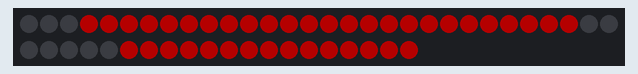
This sketch was run on a simulated Arduino Uno, built with avr-gcc and run on an emulated ATmega328P. Shown: 50 RGB LEDs in strip order, left to right, continuing on the next row. Dim RGB values are drawn brighter than linear; the strip is taken to match the declared colour order; what the sketch prints to the serial monitor is not drawn.

Above: at 2.02 s.
At 5.54 s:
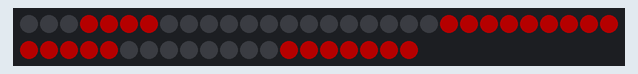
At 8.7 s:
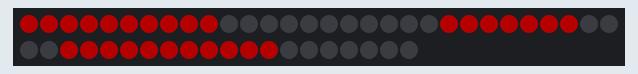
At 12.89 s:
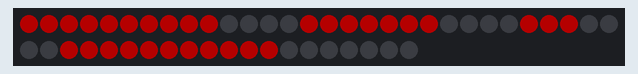
At 19.14 s:
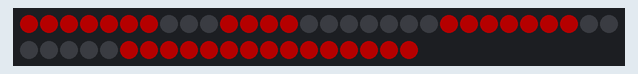
At 23.95 s:
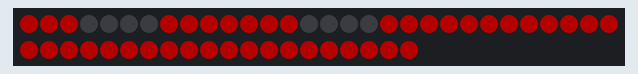

The sketch:

ws2811_7_segment_.ino
```cpp
#include <Adafruit_NeoPixel.h>

#define PIN 8

// Parameter 1 = number of pixels in strip
// Parameter 2 = Arduino pin number (most are valid)
// Parameter 3 = pixel type flags, add together as needed:
//   NEO_KHZ800  800 KHz bitstream (most NeoPixel products w/WS2812 LEDs)
//   NEO_KHZ400  400 KHz (classic 'v1' (not v2) FLORA pixels, WS2811 drivers)
//   NEO_GRB     Pixels are wired for GRB bitstream (most NeoPixel products)
//   NEO_RGB     Pixels are wired for RGB bitstream (v1 FLORA pixels, not v2)
Adafruit_NeoPixel strip = Adafruit_NeoPixel(50, PIN, NEO_RGB + NEO_KHZ800);

/* set up bitmaps for each digit
0  1111111111111111111111000 0x3fffff8
1  1111000000000000001111000 0x1e00078
2  0000111111100001111111111 0x1fc3ff
3  1111111000000001111111111 0x1fc03ff
4  1111000000011110001111111 0x1e03c7f
5  1111111000011111110000111 0x1fc3f87
6  1111111111111110000000111 0x1fffc07
7  1111000000000001111111000 0x1e003f8
8  1111111111111111111111111 0x1ffffff
9  1111000000011111111111111 0x1e03fff

A  1111000111111111111111111 0x1e3ffff
b  1111111111111110000000111 0x1fffc07
C  0000111111111111110000000 0x01fff80
d  1111111111100000001111111 0x1ffc07f
E  0000111111111111110000111 0x01fff87
F  0000000111111111110000111 0x003ff87

*/


unsigned long digits[] = {0x3fffff8,
                          0x1e00078,
                          0x1fc3ff,
                          0x1fc03ff,
                          0x1e03c7f,
                          0x1fc3f87,
                          0x1fffc07,
                          0x1e003f8,
                          0x1ffffff,
                          0x1e03fff,
                          0x1e3ffff,
                          0x1fffc07,
                          0x01fff80,
                          0x1ffc07f,
                          0x01fff87,
                          0x003ff87 };

byte* numbers[10];

byte number0[] = {3, 4, 5, 6, 7, 8, 9, 10, 11, 12, 13, 14, 15, 16, 17, 18, 19, 20, 21, 22, 23, 24};
byte number1[] = {3,4,5,6,21,22,23,24};
byte number2[] = {9,8,7,6,5,4,3,2,1,0,14,15,16,17,18,19,20};


void setup() {
   strip.begin();
   strip.show(); // Initialize all pixels to 'off'
   strip.setBrightness(64);

   for (int i=0; i<strip.numPixels(); i++){
     strip.setPixelColor(i, 0);
   }

   numbers[0] = number0;
   numbers[1] = number1;
   numbers[2] = number2;


   Serial.begin(9600);

}


void loop() {


  while(true){

     int countWait = 50;
     count(strip.Color(255,0,0), countWait);
     delay(2000);
     clearNumber();
     count(strip.Color(0,255,0), countWait);
     delay(2000);
     clearNumber();
     count(strip.Color(0,0,255), countWait);
     delay(2000);


  }
}

void clearNumber(){
   for (int i=0; i<strip.numPixels(); i++){
      strip.setPixelColor(i, 0);
   }
}


void count(uint32_t color, int waitTime){

  for (int i=0; i<16; i++){
     displayNumber(i, color, 0);

     for (int j=0; j<16; j++){
        displayNumber(j, color, 1);
        delay(waitTime);
     }


     delay(waitTime);
  }

}


void displayNumber(int num, uint32_t color, int place){


  Serial.print("bitwise: ");
  Serial.print(color);

  for (int i=0; i<25; i++){

    unsigned long mask = 1L << i;

    Serial.print(i);
    Serial.print(":");
    if (digits[num] & mask){
      Serial.println("on");
      strip.setPixelColor(i+(25*place), color);
    }
    else{
      Serial.println("off");
      strip.setPixelColor(i+(25*place), 0);
    }

    strip.show();

    Serial.println();

  }
}
```

Measured:
- what the display in image 3 shows lasts 0.4 s, from 12.7 s to 13.1 s
